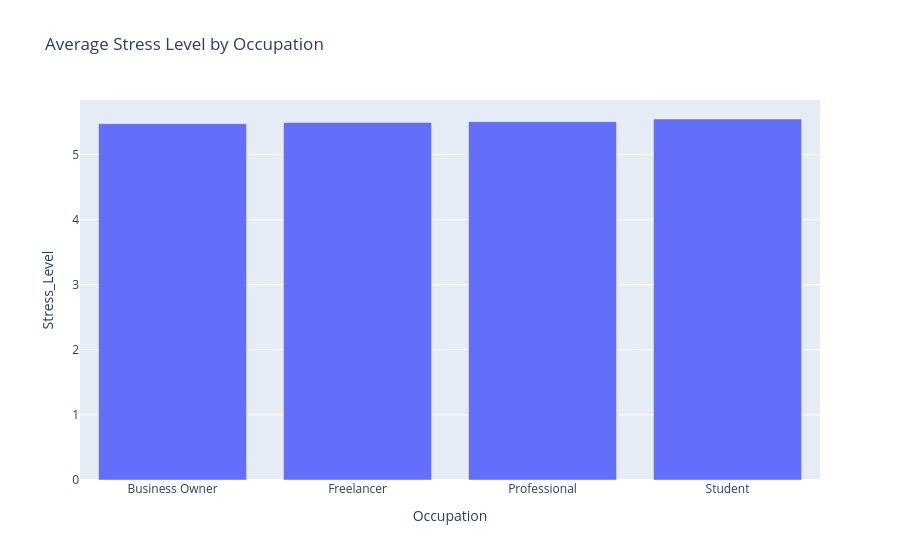

The cell this chart's notebook holds for it:
### Code cell
occupation_stress = df.groupby("Occupation")["Stress_Level"].mean().reset_index()

fig = px.bar(
    occupation_stress,
    x="Occupation",
    y="Stress_Level",
    title="Average Stress Level by Occupation"
)

fig.show()

### Figure 1 — Plotly figure (JSON) as saved in the notebook; plotly's stock layout.template omitted (floating-point values rounded to 4 significant figures)
{"data": [{"hovertemplate": "Occupation=%{x}<br>Stress_Level=%{y}<extra></extra>", "legendgroup": "", "marker": {"color": "#636efa", "pattern": {"shape": ""}}, "name": "", "orientation": "v", "showlegend": false, "textposition": "auto", "type": "bar", "x": ["Business Owner", "Freelancer", "Professional", "Student"], "xaxis": "x", "y": [5.474, 5.493, 5.505, 5.545], "yaxis": "y"}], "layout": {"barmode": "relative", "legend": {"tracegroupgap": 0}, "title": {"text": "Average Stress Level by Occupation"}, "xaxis": {"anchor": "y", "domain": [0, 1], "title": {"text": "Occupation"}}, "yaxis": {"anchor": "x", "domain": [0, 1], "title": {"text": "Stress_Level"}}}}
